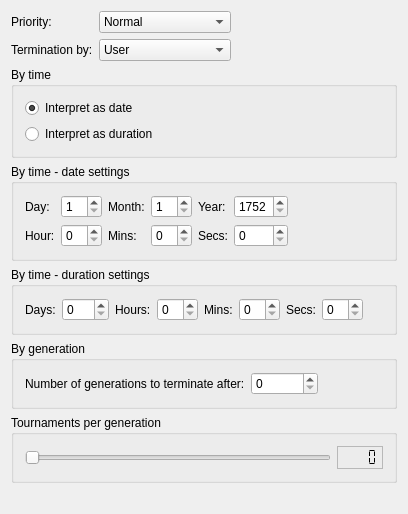
          <widget class="QWidget" name="tab2">
            <attribute name="title">
              <string>Evolution control</string>
            </attribute>
            <layout class="QVBoxLayout">
              <property name="margin">
                <number>11</number>
              </property>
              <property name="spacing">
                <number>6</number>
              </property>
              <item>
                <layout class="QGridLayout">
                  <property name="margin">
                    <number>0</number>
                  </property>
                  <property name="spacing">
                    <number>6</number>
                  </property>
                  <item row="1" column="1">
                    <widget class="QComboBox" name="comboboxTerminationBy">
                      <item>
                        <property name="text">
                          <string>User</string>
                        </property>
                      </item>
                      <item>
                        <property name="text">
                          <string>Time</string>
                        </property>
                      </item>
                      <item>
                        <property name="text">
                          <string>Generation</string>
                        </property>
                      </item>
                      <item>
                        <property name="text">
                          <string>Time or generation</string>
                        </property>
                      </item>
                    </widget>
                  </item>
                  <item row="0" column="0">
                    <widget class="QLabel" name="textlabelPriority">
                      <property name="text">
                        <string>Priority:</string>
                      </property>
                      <property name="wordWrap">
                        <bool>false</bool>
                      </property>
                    </widget>
                  </item>
                  <item row="0" column="2">
                    <spacer name="spacerPriority">
                      <property name="sizeHint">
                        <size>
                          <width>20</width>
                          <height>20</height>
                        </size>
                      </property>
                      <property name="sizeType">
                        <enum>QSizePolicy::Expanding</enum>
                      </property>
                      <property name="orientation">
                        <enum>Qt::Horizontal</enum>
                      </property>
                    </spacer>
                  </item>
                  <item row="1" column="2">
                    <spacer name="spacerTerminationBy">
                      <property name="sizeHint">
                        <size>
                          <width>20</width>
                          <height>20</height>
                        </size>
                      </property>
                      <property name="sizeType">
                        <enum>QSizePolicy::Expanding</enum>
                      </property>
                      <property name="orientation">
                        <enum>Qt::Horizontal</enum>
                      </property>
                    </spacer>
                  </item>
                  <item row="1" column="0">
                    <widget class="QLabel" name="textlabelTerminationBy">
                      <property name="text">
                        <string>Termination by:</string>
                      </property>
                      <property name="wordWrap">
                        <bool>false</bool>
                      </property>
                    </widget>
                  </item>
                  <item row="0" column="1">
                    <widget class="QComboBox" name="comboboxPriority">
                      <property name="currentIndex">
                        <number>2</number>
                      </property>
                      <item>
                        <property name="text">
                          <string>Very low</string>
                        </property>
                      </item>
                      <item>
                        <property name="text">
                          <string>Low</string>
                        </property>
                      </item>
                      <item>
                        <property name="text">
                          <string>Normal</string>
                        </property>
                      </item>
                      <item>
                        <property name="text">
                          <string>High</string>
                        </property>
                      </item>
                      <item>
                        <property name="text">
                          <string>Very high</string>
                        </property>
                      </item>
                    </widget>
                  </item>
                </layout>
              </item>
              <item>
                <widget class="QGroupBox" name="buttongroupByTime">
                  <property name="title">
                    <string>By time</string>
                  </property>
                  <layout class="QVBoxLayout">
                    <property name="margin">
                      <number>11</number>
                    </property>
                    <property name="spacing">
                      <number>6</number>
                    </property>
                    <item>
                      <widget class="QRadioButton" name="radiobuttonInterpreteAsDate">
                        <property name="text">
                          <string>Interpret as date</string>
                        </property>
                        <property name="checked">
                          <bool>true</bool>
                        </property>
                      </widget>
                    </item>
                    <item>
                      <widget class="QRadioButton" name="radiobuttonInterpreteAsDuration">
                        <property name="text">
                          <string>Interpret as duration</string>
                        </property>
                      </widget>
                    </item>
                  </layout>
                </widget>
              </item>
              <item>
                <widget class="QGroupBox" name="GroupBox9">
                  <property name="title">
                    <string>By time - date settings</string>
                  </property>
                  <layout class="QGridLayout">
                    <property name="margin">
                      <number>11</number>
                    </property>
                    <property name="spacing">
                      <number>6</number>
                    </property>
                    <item row="0" column="0">
                      <widget class="QLabel" name="textlabelByTimeDay">
                        <property name="text">
                          <string>Day:</string>
                        </property>
                        <property name="alignment">
                          <set>Qt::AlignVCenter|Qt::AlignLeft</set>
                        </property>
                        <property name="wordWrap">
                          <bool>false</bool>
                        </property>
                      </widget>
                    </item>
                    <item row="1" column="0">
                      <widget class="QLabel" name="textlabelByTimeHour">
                        <property name="text">
                          <string>Hour:</string>
                        </property>
                        <property name="wordWrap">
                          <bool>false</bool>
                        </property>
                      </widget>
                    </item>
                    <item row="1" column="1">
                      <widget class="QSpinBox" name="spinboxByTimeHour">
                        <property name="maximum">
                          <number>23</number>
                        </property>
                      </widget>
                    </item>
                    <item row="0" column="2">
                      <widget class="QLabel" name="textlabelByTimeMonth">
                        <property name="enabled">
                          <bool>true</bool>
                        </property>
                        <property name="text">
                          <string>Month:</string>
                        </property>
                        <property name="wordWrap">
                          <bool>false</bool>
                        </property>
                      </widget>
                    </item>
                    <item row="0" column="4">
                      <widget class="QLabel" name="textlabelByTimeYear">
                        <property name="text">
                          <string>Year:</string>
                        </property>
                        <property name="wordWrap">
                          <bool>false</bool>
                        </property>
                      </widget>
                    </item>
                    <item row="1" column="4">
                      <widget class="QLabel" name="textlabelByTimeSecs">
                        <property name="text">
                          <string>Secs:</string>
                        </property>
                        <property name="wordWrap">
                          <bool>false</bool>
                        </property>
                      </widget>
                    </item>
                    <item row="0" column="5">
                      <widget class="QSpinBox" name="spinboxByTimeYear">
                        <property name="maximum">
                          <number>8000</number>
                        </property>
                        <property name="minimum">
                          <number>1752</number>
                        </property>
                      </widget>
                    </item>
                    <item row="1" column="5">
                      <widget class="QSpinBox" name="spinboxByTimeSecs">
                        <property name="maximum">
                          <number>59</number>
                        </property>
                      </widget>
                    </item>
                    <item row="0" column="6">
                      <spacer name="Spacer15_2">
                        <property name="sizeHint">
                          <size>
                            <width>20</width>
                            <height>20</height>
                          </size>
                        </property>
                        <property name="sizeType">
                          <enum>QSizePolicy::Expanding</enum>
                        </property>
                        <property name="orientation">
                          <enum>Qt::Horizontal</enum>
                        </property>
                      </spacer>
                    </item>
                    <item row="1" column="6">
                      <spacer name="Spacer16">
                        <property name="sizeHint">
                          <size>
                            <width>20</width>
                            <height>20</height>
                          </size>
                        </property>
                        <property name="sizeType">
                          <enum>QSizePolicy::Expanding</enum>
                        </property>
                        <property name="orientation">
                          <enum>Qt::Horizontal</enum>
                        </property>
                      </spacer>
                    </item>
                    <item row="0" column="1">
                      <widget class="QSpinBox" name="spinboxByTimeDay">
                        <property name="maximum">
                          <number>31</number>
                        </property>
                        <property name="minimum">
                          <number>1</number>
                        </property>
                      </widget>
                    </item>
                    <item row="1" column="2">
                      <widget class="QLabel" name="textlabelByTimeMins">
                        <property name="text">
                          <string>Mins:</string>
                        </property>
                        <property name="wordWrap">
                          <bool>false</bool>
                        </property>
                      </widget>
                    </item>
                    <item row="1" column="3">
                      <widget class="QSpinBox" name="spinboxByTimeMins">
                        <property name="maximum">
                          <number>59</number>
                        </property>
                      </widget>
                    </item>
                    <item row="0" column="3">
                      <widget class="QSpinBox" name="spinboxByTimeMonth">
                        <property name="maximum">
                          <number>12</number>
                        </property>
                        <property name="minimum">
                          <number>1</number>
                        </property>
                      </widget>
                    </item>
                  </layout>
                </widget>
              </item>
              <item>
                <widget class="QGroupBox" name="groupboxDuration">
                  <property name="title">
                    <string>By time - duration settings</string>
                  </property>
                  <layout class="QHBoxLayout">
                    <property name="margin">
                      <number>11</number>
                    </property>
                    <property name="spacing">
                      <number>6</number>
                    </property>
                    <item>
                      <widget class="QLabel" name="textlabelByDurationDays">
                        <property name="text">
                          <string>Days:</string>
                        </property>
                        <property name="wordWrap">
                          <bool>false</bool>
                        </property>
                      </widget>
                    </item>
                    <item>
                      <widget class="QSpinBox" name="spinboxByDurationDays">
                        <property name="maximum">
                          <number>365</number>
                        </property>
                      </widget>
                    </item>
                    <item>
                      <widget class="QLabel" name="textlabelByDurationHours">
                        <property name="text">
                          <string>Hours:</string>
                        </property>
                        <property name="wordWrap">
                          <bool>false</bool>
                        </property>
                      </widget>
                    </item>
                    <item>
                      <widget class="QSpinBox" name="spinboxByDurationHours">
                        <property name="maximum">
                          <number>23</number>
                        </property>
                      </widget>
                    </item>
                    <item>
                      <widget class="QLabel" name="textlabelByDurationMins">
                        <property name="text">
                          <string>Mins:</string>
                        </property>
                        <property name="wordWrap">
                          <bool>false</bool>
                        </property>
                      </widget>
                    </item>
                    <item>
                      <widget class="QSpinBox" name="spinboxByDurationMins">
                        <property name="maximum">
                          <number>59</number>
                        </property>
                      </widget>
                    </item>
                    <item>
                      <widget class="QLabel" name="textlabelByDurationSecs">
                        <property name="text">
                          <string>Secs:</string>
                        </property>
                        <property name="wordWrap">
                          <bool>false</bool>
                        </property>
                      </widget>
                    </item>
                    <item>
                      <widget class="QSpinBox" name="spinboxByDurationSecs">
                        <property name="maximum">
                          <number>59</number>
                        </property>
                      </widget>
                    </item>
                    <item>
                      <spacer name="Spacer14">
                        <property name="sizeHint">
                          <size>
                            <width>20</width>
                            <height>20</height>
                          </size>
                        </property>
                        <property name="sizeType">
                          <enum>QSizePolicy::Expanding</enum>
                        </property>
                        <property name="orientation">
                          <enum>Qt::Horizontal</enum>
                        </property>
                      </spacer>
                    </item>
                  </layout>
                </widget>
              </item>
              <item>
                <widget class="QGroupBox" name="groupboxByGeneration">
                  <property name="title">
                    <string>By generation</string>
                  </property>
                  <layout class="QHBoxLayout">
                    <property name="margin">
                      <number>11</number>
                    </property>
                    <property name="spacing">
                      <number>6</number>
                    </property>
                    <item>
                      <widget class="QLabel" name="textlabelByGenerationNumber">
                        <property name="text">
                          <string>Number of generations to terminate after:</string>
                        </property>
                        <property name="wordWrap">
                          <bool>false</bool>
                        </property>
                      </widget>
                    </item>
                    <item>
                      <widget class="QSpinBox" name="spinboxByGenerationNumber">
                        <property name="maximum">
                          <number>99999999</number>
                        </property>
                      </widget>
                    </item>
                    <item>
                      <spacer name="Spacer33">
                        <property name="sizeHint">
                          <size>
                            <width>20</width>
                            <height>20</height>
                          </size>
                        </property>
                        <property name="sizeType">
                          <enum>QSizePolicy::Expanding</enum>
                        </property>
                        <property name="orientation">
                          <enum>Qt::Horizontal</enum>
                        </property>
                      </spacer>
                    </item>
                  </layout>
                </widget>
              </item>
              <item>
                <widget class="QGroupBox" name="groupboxTournamentsPerGeneration">
                  <property name="title">
                    <string>Tournaments per generation</string>
                  </property>
                  <layout class="QHBoxLayout">
                    <property name="margin">
                      <number>11</number>
                    </property>
                    <property name="spacing">
                      <number>6</number>
                    </property>
                    <item>
                      <widget class="QSlider" name="sliderTournamentsPerGeneration">
                        <property name="minimum">
                          <number>1</number>
                        </property>
                        <property name="maximum">
                          <number>1000</number>
                        </property>
                        <property name="pageStep">
                          <number>5</number>
                        </property>
                        <property name="value">
                          <number>1</number>
                        </property>
                        <property name="orientation">
                          <enum>Qt::Horizontal</enum>
                        </property>
                        <property name="toolTip">
                          <string>Adjust how many tournaments are to be considered a 'generation'.</string>
                        </property>
                      </widget>
                    </item>
                    <item>
                      <widget class="QLCDNumber" name="lcdnumberTournamentsPerGeneration">
                        <property name="frameShape">
                          <enum>QFrame::StyledPanel</enum>
                        </property>
                        <property name="frameShadow">
                          <enum>QFrame::Sunken</enum>
                        </property>
                        <property name="smallDecimalPoint">
                          <bool>true</bool>
                        </property>
                        <property name="digitCount">
                          <number>4</number>
                        </property>
                        <property name="segmentStyle">
                          <enum>QLCDNumber::Flat</enum>
                        </property>
                      </widget>
                    </item>
                  </layout>
                </widget>
              </item>
              <item>
                <spacer name="Spacer3">
                  <property name="sizeHint">
                    <size>
                      <width>20</width>
                      <height>20</height>
                    </size>
                  </property>
                  <property name="sizeType">
                    <enum>QSizePolicy::Expanding</enum>
                  </property>
                  <property name="orientation">
                    <enum>Qt::Vertical</enum>
                  </property>
                </spacer>
              </item>
            </layout>
          </widget>
